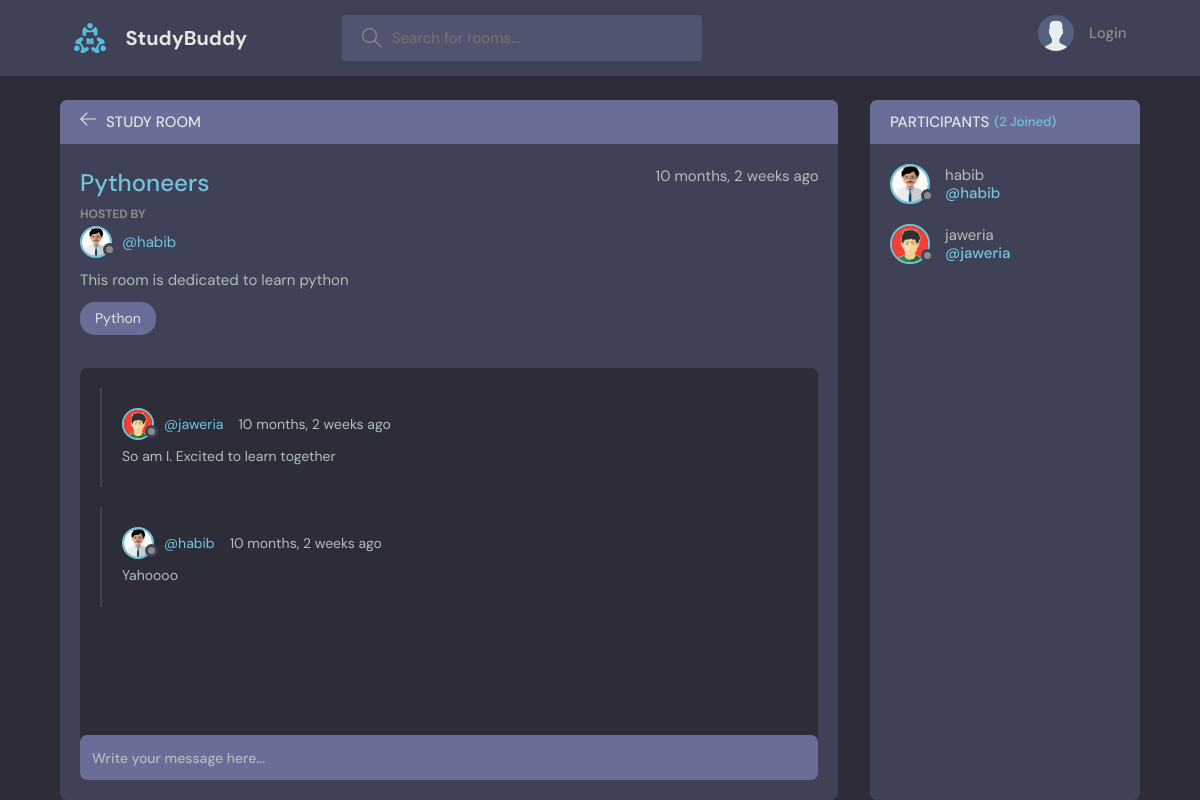
The app's page /room/1/, older data.
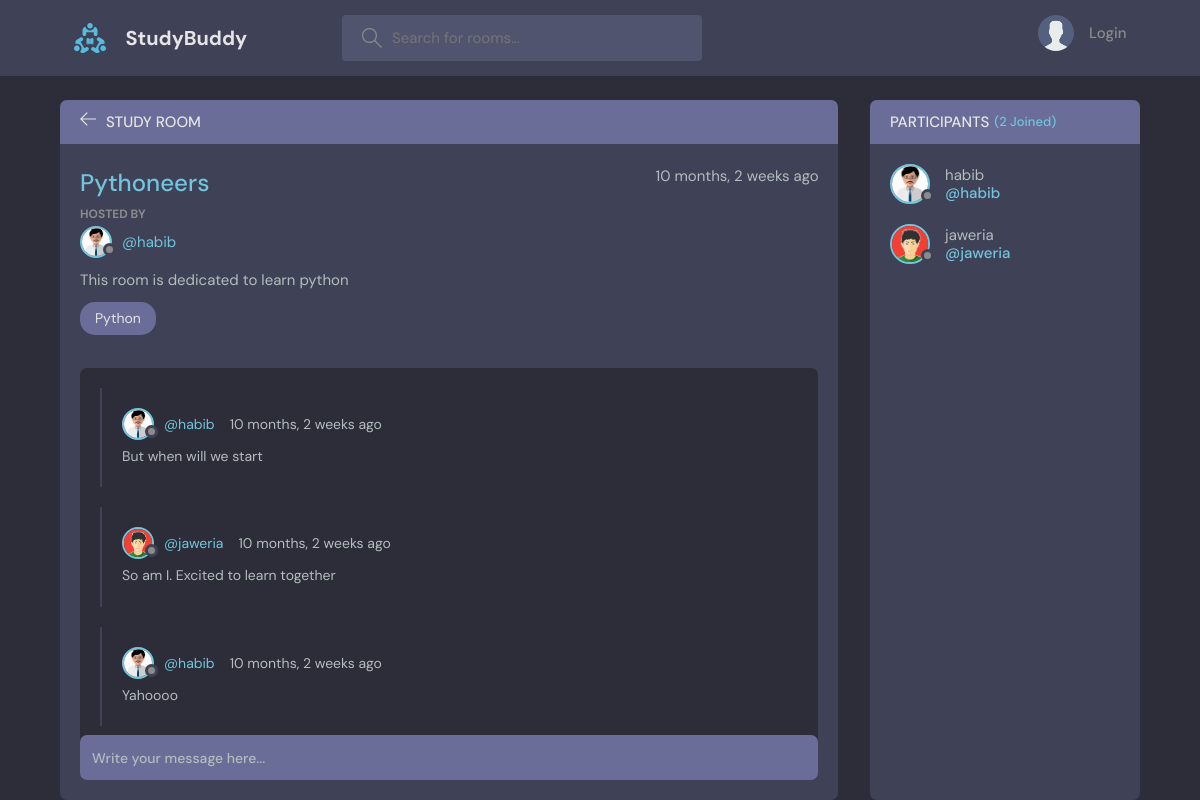
The same page, newer data.
### base/models.py (models this page shows, shortened)
class Message(models.Model):
    user= models.ForeignKey(User ,on_delete=models.CASCADE)
    room= models.ForeignKey(Room ,on_delete=models.CASCADE)
    body= models.TextField()
    updated= models.DateTimeField(auto_now=True)   ## Time will be updated each time we save the model
    created= models.DateTimeField(auto_now_add=True)
    class Meta:
        ordering= ['-created']
    def __str__(self):
        return self.body[0:50]

class User(AbstractUser):
    name= models.CharField(max_length= 200, null=True)
    email= models.EmailField(unique= True)
    bio= models.TextField(null= True)
    avatar= models.ImageField(null=True, default= "avatar.svg")
    USERNAME_FIELD='email'
    REQUIRED_FIELDS=[]

class Room(models.Model):
    host= models.ForeignKey(User, on_delete=models.SET_NULL, null=True)
    topic= models.ForeignKey(Topics, on_delete=models.SET_NULL, null=True)
    name= models.CharField(max_length=200)
    description=models.TextField(null=True, blank=True)  ## It can be blank. It is same like we do in our accounts where we create our profiles and left few things blank by having a thought that we will fill that out later
    participants= models.ManyToManyField(User,related_name='participants', blank=True)
    updated= models.DateTimeField(auto_now=True)   ## Time will be updated each time we save the model
    created= models.DateTimeField(auto_now_add=True) ## Time will be saved the very first time it was saved
    class Meta:
        ordering= ['-updated', '-created']

class Topics(models.Model):
    name= models.CharField(max_length=200)
    def __str__(self):
        return self.name

### base/views.py (the view, shortened to what this page needs)
# urls.py: path('room/<str:pk>/', views.room, name='room'),
def room(request,pk):
    room= Room.objects.get(id=pk)
    room_messages= room.message_set.all()  ##_set.all() mostly use eith many one to relationships   ##### we are asking for all the messages of that specific room   ### We are intrested in getting all the messages of that specific room
    participants= room.participants.all()   ## .all() used with many to many relationships
    context={'room':room, 'room_messages':room_messages, 'participants': participants}
    return render(request, 'base/room.html',context)

### base/templates/base/room.html (shortened to what this page needs)
{% extends "main.html" %}
{% block content %}
<main class="profile-page layout layout--2">
  <div class="container">
    <div class="room">
      <div class="room__top">
        <div class="room__topLeft">
          <a href="{% url 'home' %}">
            <svg version="1.1" xmlns="http://www.w3.org/2000/svg" width="32" height="32" viewBox="0 0 32 32">
              <title>arrow-left</title>
              <path
                d="M13.723 2.286l-13.723 13.714 13.719 13.714 1.616-1.611-10.96-10.96h27.625v-2.286h-27.625l10.965-10.965-1.616-1.607z"
              ></path>
            </svg>
          </a>
          <h3>Study Room</h3>
        </div>
      </div>
      <div class="room__box scroll">
        <div class="room__header scroll">
          <div class="room__info">
            <h3>{{room.name}}</h3>
            <span>{{room.created|timesince}} ago</span>
          </div>
          <div class="room__hosted">
            <p>Hosted By</p>
            <a href="{% url 'profile' room.host.id %}" class="room__author">
              <div class="avatar avatar--small">
                <img src="{{room.host.avatar.url}}" />
              </div>
              <span>@{{room.host.username}}</span>
            </a>
          </div>
          <div class="room__details">
            {{room.description}}
          </div>
          <span class="room__topics">{{room.topic}}</span>
        </div>
        <div class="room__conversation">
          <div class="threads scroll">
            {% for message in room_messages%}
            <div class="thread">
              <div class="thread__top">
                <div class="thread__author">
                  <a href="{% url 'profile' message.user.id %}" class="thread__authorInfo">
                    <div class="avatar avatar--small">
                      <img src="{{message.user.avatar.url}}" />
                    </div>
                    <span>@{{message.user.username}}</span>
                  </a>
                  <span class="thread__date">{{room.created|timesince}} ago</span>
                </div>
              </div>
              <div class="thread__details">
                {{message}}
              </div>
            </div>
            {% endfor %}
          </div>
        </div>
      </div>
      <div class="room__message">
        <form action="" method='POST'>
            <input name="body" placeholder="Write your message here..." />
        </form>
      </div>
    </div>
    <div class="participants">
      <h3 class="participants__top">Participants <span>({{participants.count}} Joined)</span></h3>
      <div class="participants__list scroll">
      {% for user in participants %}
        <a href="{% url 'profile' user.id %}" class="participant">
          <div class="avatar avatar--medium">
            <img src="{{user.avatar.url}}" />
          </div>
          <p>
            {{user.username}}
            <span>@{{user.username}}</span>
          </p>
        </a>
      {% endfor %}
      </div>
    </div>
  </div>
</main>
{% endblock content %}

Row changes from the older to the newer data that the page shows:
added Message: user.avatar (picture), user.username "habib", {{ room.created|timesince }} "10 months, 2 weeks", body "But when will we start"
